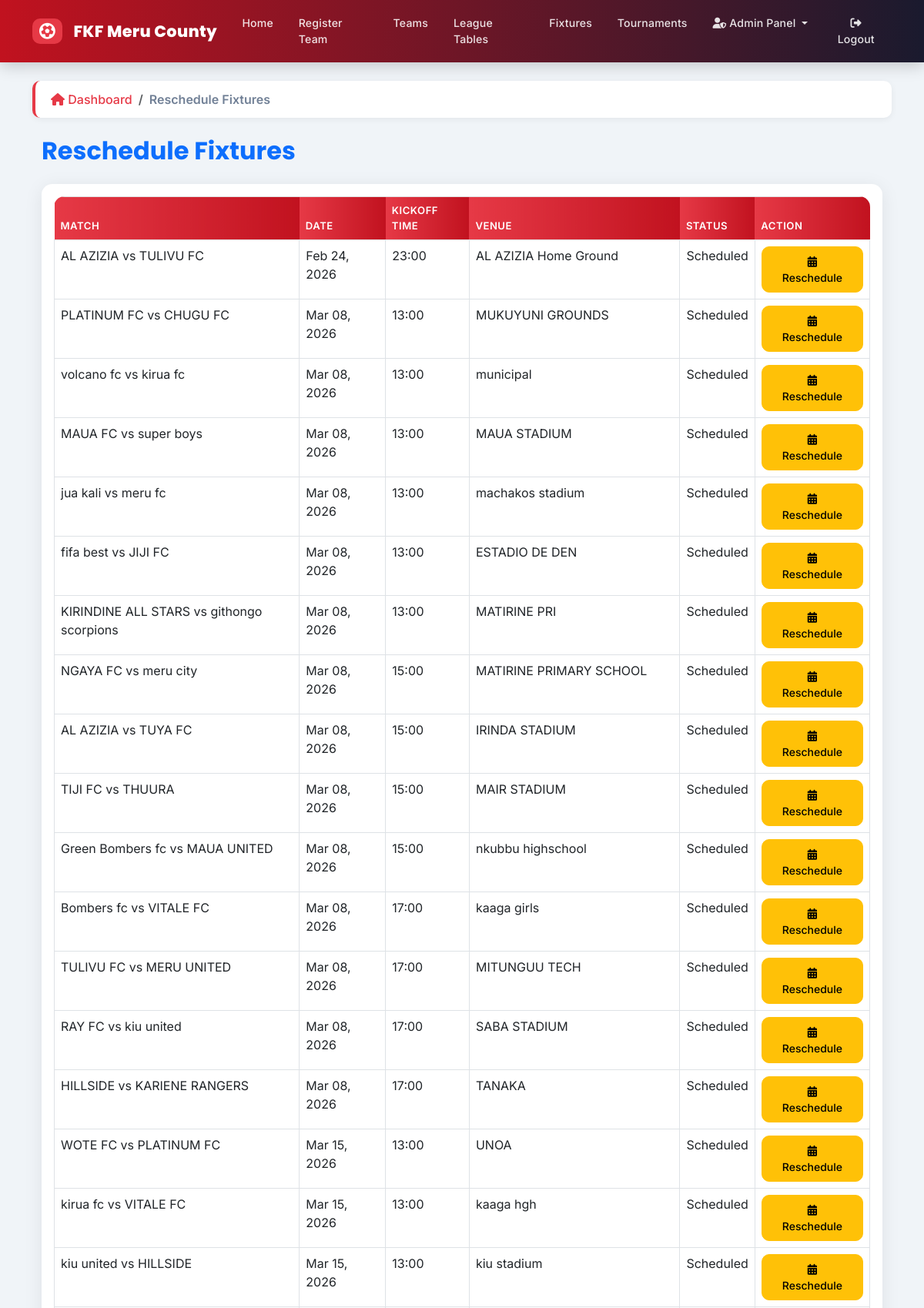
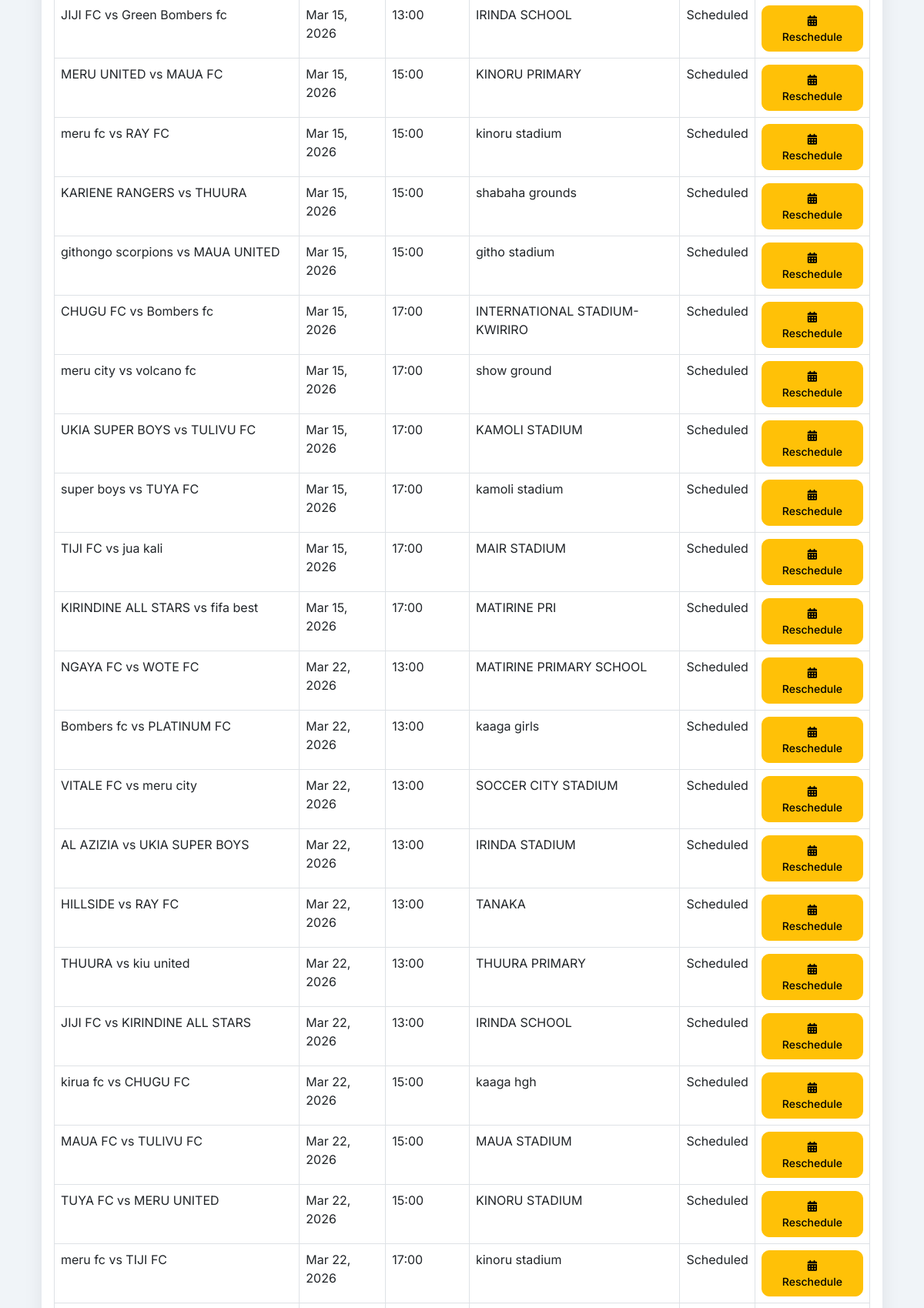
The app's page /admin-dashboard/reschedule-fixtures/ (signed in, upper part) with its own data (2 pictures, top to bottom).
### matches/models.py (models this page shows, shortened)
class Match(models.Model):
    STATUS_CHOICES = [
        ('scheduled', 'Scheduled'),
        ('live', 'Live'),
        ('ongoing', 'Ongoing'),
        ('completed', 'Completed'),
        ('postponed', 'Postponed'),
        ('cancelled', 'Cancelled'),
    ]
    home_team = models.ForeignKey(Team, on_delete=models.CASCADE, related_name='home_matches')
    away_team = models.ForeignKey(Team, on_delete=models.CASCADE, related_name='away_matches')
    zone = models.ForeignKey('teams.Zone', on_delete=models.CASCADE)
    round_number = models.IntegerField(default=1)
    match_date = models.DateTimeField()
    kickoff_time = models.CharField(
        max_length=5,
        blank=True,
        null=True,
        help_text="Format: HH:MM (e.g., 15:00 for 3 PM)"
    )
    venue = models.CharField(max_length=200)
    status = models.CharField(max_length=20, choices=STATUS_CHOICES, default='scheduled')
    start_time = models.DateTimeField(null=True, blank=True, help_text="Time when match went live.")
    home_score = models.IntegerField(default=0)
    away_score = models.IntegerField(default=0)
    referee = models.ForeignKey('referees.Referee', on_delete=models.SET_NULL, null=True, blank=True)
    assistant_referee_1 = models.ForeignKey('referees.Referee', on_delete=models.SET_NULL, null=True, blank=True, related_name='assistant_referee_1_matches')
    assistant_referee_2 = models.ForeignKey('referees.Referee', on_delete=models.SET_NULL, null=True, blank=True, related_name='assistant_referee_2_matches')
    created_at = models.DateTimeField(auto_now_add=True)
    updated_at = models.DateTimeField(auto_now=True)
    def __init__(self, *args, **kwargs):
        super().__init__(*args, **kwargs)
        if self.match_date and timezone.is_naive(self.match_date):
            self.match_date = timezone.make_aware(self.match_date)
    def __setattr__(self, name, value):
        if name == 'match_date' and value is not None:
            if hasattr(value, 'tzinfo') and timezone.is_naive(value):
                value = timezone.make_aware(value)
        super().__setattr__(name, value)

### teams/models.py (models this page shows, shortened)
class Team(models.Model):
    STATUS_CHOICES = [
        ('pending', 'Pending'),
        ('approved', 'Approved'),
        ('rejected', 'Rejected'),
        ('suspended', 'Suspended'),
    ]
    team_name = models.CharField(max_length=200, unique=True)
    team_code = models.CharField(max_length=20, unique=True, blank=True)
    logo = models.ImageField(upload_to='team_logos/', blank=True, null=True)
    location = models.CharField(max_length=200)
    home_ground = models.CharField(max_length=200)
    map_location = models.URLField(blank=True)
    latitude = models.DecimalField(max_digits=9, decimal_places=6, blank=True, null=True)
    longitude = models.DecimalField(max_digits=9, decimal_places=6, blank=True, null=True)
    contact_person = models.CharField(max_length=100)
    phone_number = models.CharField(
        max_length=13,
        unique=True,
        validators=[validate_kenya_phone],
        help_text="Must be +254 followed by 9 digits (e.g., +254712345678)"
    )
    email = models.EmailField(blank=True, unique=True)
    zone = models.ForeignKey(Zone, on_delete=models.SET_NULL, null=True, blank=True)
    status = models.CharField(max_length=20, choices=STATUS_CHOICES, default='pending')
    manager = models.ForeignKey(
        settings.AUTH_USER_MODEL,
        on_delete=models.SET_NULL,
        null=True,
        blank=True,
        related_name='managed_teams'
    )
    payment_status = models.BooleanField(default=False)
    payment_date = models.DateField(blank=True, null=True)
    home_jersey_color = models.CharField(max_length=50, blank=True, default='#dc3545')
    home_shorts_color = models.CharField(max_length=50, blank=True, default='#ffffff')
    home_socks_color = models.CharField(max_length=50, blank=True, default='#dc3545')
    away_jersey_color = models.CharField(max_length=50, blank=True, default='#ffffff')
    away_shorts_color = models.CharField(max_length=50, blank=True, default='#dc3545')
    away_socks_color = models.CharField(max_length=50, blank=True, default='#ffffff')
    third_jersey_color = models.CharField(max_length=50, blank=True)
    third_shorts_color = models.CharField(max_length=50, blank=True)
    third_socks_color = models.CharField(max_length=50, blank=True)
    gk_home_jersey_color = models.CharField(max_length=50, blank=True, default='#28a745')
    gk_home_shorts_color = models.CharField(max_length=50, blank=True, default='#28a745')
    gk_home_socks_color = models.CharField(max_length=50, blank=True, default='#28a745')
    gk_away_jersey_color = models.CharField(max_length=50, blank=True, default='#ffc107')
    gk_away_shorts_color = models.CharField(max_length=50, blank=True, default='#ffc107')
    gk_away_socks_color = models.CharField(max_length=50, blank=True, default='#ffc107')
    gk_third_jersey_color = models.CharField(max_length=50, blank=True)
    gk_third_shorts_color = models.CharField(max_length=50, blank=True)
    gk_third_socks_color = models.CharField(max_length=50, blank=True)
    kit_colors_set = models.BooleanField(default=False)
    kit_setup_prompt_shown = models.BooleanField(default=False)
    home_kit_image = models.ImageField(upload_to='kit_images/', blank=True, null=True,
                                      help_text="Upload home kit design/image")
    away_kit_image = models.ImageField(upload_to='kit_images/', blank=True, null=True,
                                      help_text="Upload away kit design/image")
    third_kit_image = models.ImageField(upload_to='kit_images/', blank=True, null=True,
                                       help_text="Upload third kit design/image")
    gk_home_kit_image = models.ImageField(upload_to='kit_images/', blank=True, null=True,
                                         help_text="Upload GK home kit design/image")
    gk_away_kit_image = models.ImageField(upload_to='kit_images/', blank=True, null=True,
                                         help_text="Upload GK away kit design/image")
    gk_third_kit_image = models.ImageField(upload_to='kit_images/', blank=True, null=True,
                                          help_text="Upload GK third kit design/image")
    registration_date = models.DateTimeField(auto_now_add=True)
    def __str__(self):
        return self.team_name
    class Meta:
        ordering = ['team_name']

### admin_dashboard/reschedule_admin_views.py (the view)
# urls.py: path('reschedule-fixtures/', reschedule_admin_views.reschedule_fixtures_admin, name='reschedule_fixtures_admin'),
@staff_member_required
def reschedule_fixtures_admin(request):
    matches = Match.objects.filter(status__in=['scheduled', 'postponed']).order_by('match_date')
    return render(request, 'admin_dashboard/reschedule_fixtures.html', {'matches': matches})

### templates/admin_dashboard/reschedule_fixtures.html (shortened to what this page needs)
{% extends 'base.html' %}
{% block content %}
<nav aria-label="breadcrumb" class="mb-3">
    <ol class="breadcrumb">
        <li class="breadcrumb-item"><a href="{% url 'dashboard' %}"><i class="fas fa-home"></i> Dashboard</a></li>
        <li class="breadcrumb-item active" aria-current="page">Reschedule Fixtures</li>
    </ol>
</nav>
<div class="container mt-4">
    <h2 class="mb-4 text-primary">Reschedule Fixtures</h2>
    <div class="card">
        <div class="card-body">
            {% if matches %}
            <table class="table table-bordered table-hover">
                <thead class="table-light">
                    <tr>
                        <th>Match</th>
                        <th>Date</th>
                        <th>Kickoff Time</th>
                        <th>Venue</th>
                        <th>Status</th>
                        <th>Action</th>
                    </tr>
                </thead>
                <tbody>
                    {% for match in matches %}
                    <tr>
                        <td>{{ match.home_team }} vs {{ match.away_team }}</td>
                        <td>{{ match.match_date|date:'M d, Y' }}</td>
                        <td>{{ match.kickoff_time }}</td>
                        <td>{{ match.venue }}</td>
                        <td>{{ match.get_status_display }}</td>
                        <td>
                            <a href="{% url 'matches:reschedule_match' match.id %}" class="btn btn-sm btn-warning">
                                <i class="fas fa-calendar-alt"></i> Reschedule
                            </a>
                        </td>
                    </tr>
                    {% endfor %}
                </tbody>
            </table>
            {% else %}
            <p class="text-muted">No fixtures available for rescheduling.</p>
            {% endif %}
        </div>
    </div>
</div>
{% endblock %}

### static/css/app.css (style rules this page uses)
:root { --fkf-primary: #dc3545; --fkf-accent: #198754; }
body { -webkit-font-smoothing: antialiased; -moz-osx-font-smoothing: grayscale; }

### templates/base.html (style rules this page uses)
:root { --primary-red: #e63946; --primary-green: #2dc653; --primary-dark-green: #198754; --primary-white: #FFFFFF; --primary-black: #1a1a2e; --hover-green: #25a244; --accent-gold: #f4a261; --bg-light: #f0f4f8; --card-shadow: 0 4px 24px rgba(0,0,0,0.08); --card-shadow-hover: 0 8px 32px rgba(0,0,0,0.15); --radius: 14px; --transition: all 0.3s cubic-bezier(0.4,0,0.2,1); }
* { box-sizing: border-box; }
body { font-family: 'Inter', 'Segoe UI', sans-serif; background-color: var(--bg-light); display: flex; flex-direction: column; min-height: 100vh; margin: 0; padding: 0; color: #2d3748; }
h1,h2,h3,h4,h5,h6 { font-family: 'Poppins', sans-serif; font-weight: 700; }
.breadcrumb { background: white; padding: 12px 20px; border-radius: 10px; box-shadow: 0 2px 8px rgba(0,0,0,0.06); border-left: 4px solid var(--primary-red); }
.breadcrumb-item a { color: var(--primary-red); text-decoration: none; font-weight: 500; transition: var(--transition); }
.breadcrumb-item.active { color: #718096; font-weight: 600; }
.card { border: none; border-radius: var(--radius); box-shadow: var(--card-shadow); transition: var(--transition); overflow: hidden; }
.btn { border-radius: 10px; font-weight: 500; transition: var(--transition); padding: 0.5rem 1.2rem; }
.table { border-radius: var(--radius); overflow: hidden; }
.table thead th { background: linear-gradient(90deg,var(--primary-red),#c1121f); color: white; font-weight: 600; border: none; font-size: 0.82rem; text-transform: uppercase; letter-spacing: 0.5px; }

### records on screen
Match: home_team "AL AZIZIA", away_team "TULIVU FC", match_date "Feb 24, 2026", kickoff_time "23:00", venue "AL AZIZIA Home Ground", status "Scheduled"
Match: home_team "PLATINUM FC", away_team "CHUGU FC", match_date "Mar 08, 2026", kickoff_time "13:00", venue "MUKUYUNI GROUNDS", status "Scheduled"
Match: home_team "volcano fc", away_team "kirua fc", match_date "Mar 08, 2026", kickoff_time "13:00", venue "municipal", status "Scheduled"
Match: home_team "MAUA FC", away_team "super boys", match_date "Mar 08, 2026", kickoff_time "13:00", venue "MAUA STADIUM", status "Scheduled"
Match: home_team "jua kali", away_team "meru fc", match_date "Mar 08, 2026", kickoff_time "13:00", venue "machakos stadium", status "Scheduled"
Match: home_team "fifa best", away_team "JIJI FC", match_date "Mar 08, 2026", kickoff_time "13:00", venue "ESTADIO DE DEN", status "Scheduled"
Match: home_team "KIRINDINE ALL STARS", away_team "githongo scorpions", match_date "Mar 08, 2026", kickoff_time "13:00", venue "MATIRINE PRI", status "Scheduled"
Match: home_team "NGAYA FC", away_team "meru city", match_date "Mar 08, 2026", kickoff_time "15:00", venue "MATIRINE PRIMARY SCHOOL", status "Scheduled"
Match: home_team "AL AZIZIA", away_team "TUYA FC", match_date "Mar 08, 2026", kickoff_time "15:00", venue "IRINDA STADIUM", status "Scheduled"
Match: home_team "TIJI FC", away_team "THUURA", match_date "Mar 08, 2026", kickoff_time "15:00", venue "MAIR STADIUM", status "Scheduled"
Match: home_team "Green Bombers fc", away_team "MAUA UNITED", match_date "Mar 08, 2026", kickoff_time "15:00", venue "nkubbu highschool", status "Scheduled"
Match: home_team "Bombers fc", away_team "VITALE FC", match_date "Mar 08, 2026", kickoff_time "17:00", venue "kaaga girls", status "Scheduled"
Match: home_team "TULIVU FC", away_team "MERU UNITED", match_date "Mar 08, 2026", kickoff_time "17:00", venue "MITUNGUU TECH", status "Scheduled"
Match: home_team "RAY FC", away_team "kiu united", match_date "Mar 08, 2026", kickoff_time "17:00", venue "SABA STADIUM", status "Scheduled"
Match: home_team "HILLSIDE", away_team "KARIENE RANGERS", match_date "Mar 08, 2026", kickoff_time "17:00", venue "TANAKA", status "Scheduled"
Match: home_team "WOTE FC", away_team "PLATINUM FC", match_date "Mar 15, 2026", kickoff_time "13:00", venue "UNOA", status "Scheduled"
Match: home_team "kirua fc", away_team "VITALE FC", match_date "Mar 15, 2026", kickoff_time "13:00", venue "kaaga hgh", status "Scheduled"
Match: home_team "kiu united", away_team "HILLSIDE", match_date "Mar 15, 2026", kickoff_time "13:00", venue "kiu stadium", status "Scheduled"
Match: home_team "JIJI FC", away_team "Green Bombers fc", match_date "Mar 15, 2026", kickoff_time "13:00", venue "IRINDA SCHOOL", status "Scheduled"
Match: home_team "MERU UNITED", away_team "MAUA FC", match_date "Mar 15, 2026", kickoff_time "15:00", venue "KINORU PRIMARY", status "Scheduled"
Match: home_team "meru fc", away_team "RAY FC", match_date "Mar 15, 2026", kickoff_time "15:00", venue "kinoru stadium", status "Scheduled"
Match: home_team "KARIENE RANGERS", away_team "THUURA", match_date "Mar 15, 2026", kickoff_time "15:00", venue "shabaha grounds", status "Scheduled"
Match: home_team "githongo scorpions", away_team "MAUA UNITED", match_date "Mar 15, 2026", kickoff_time "15:00", venue "githo stadium", status "Scheduled"
Match: home_team "CHUGU FC", away_team "Bombers fc", match_date "Mar 15, 2026", kickoff_time "17:00", venue "INTERNATIONAL STADIUM-KWIRIRO", status "Scheduled"
Match: home_team "meru city", away_team "volcano fc", match_date "Mar 15, 2026", kickoff_time "17:00", venue "show ground", status "Scheduled"
Match: home_team "UKIA SUPER BOYS", away_team "TULIVU FC", match_date "Mar 15, 2026", kickoff_time "17:00", venue "KAMOLI STADIUM", status "Scheduled"
Match: home_team "super boys", away_team "TUYA FC", match_date "Mar 15, 2026", kickoff_time "17:00", venue "kamoli stadium", status "Scheduled"
Match: home_team "TIJI FC", away_team "jua kali", match_date "Mar 15, 2026", kickoff_time "17:00", venue "MAIR STADIUM", status "Scheduled"
Match: home_team "KIRINDINE ALL STARS", away_team "fifa best", match_date "Mar 15, 2026", kickoff_time "17:00", venue "MATIRINE PRI", status "Scheduled"
Match: home_team "NGAYA FC", away_team "WOTE FC", match_date "Mar 22, 2026", kickoff_time "13:00", venue "MATIRINE PRIMARY SCHOOL", status "Scheduled"
Match: home_team "Bombers fc", away_team "PLATINUM FC", match_date "Mar 22, 2026", kickoff_time "13:00", venue "kaaga girls", status "Scheduled"
Match: home_team "VITALE FC", away_team "meru city", match_date "Mar 22, 2026", kickoff_time "13:00", venue "SOCCER CITY STADIUM", status "Scheduled"
Match: home_team "AL AZIZIA", away_team "UKIA SUPER BOYS", match_date "Mar 22, 2026", kickoff_time "13:00", venue "IRINDA STADIUM", status "Scheduled"
Match: home_team "HILLSIDE", away_team "RAY FC", match_date "Mar 22, 2026", kickoff_time "13:00", venue "TANAKA", status "Scheduled"
Match: home_team "THUURA", away_team "kiu united", match_date "Mar 22, 2026", kickoff_time "13:00", venue "THUURA PRIMARY", status "Scheduled"
Match: home_team "JIJI FC", away_team "KIRINDINE ALL STARS", match_date "Mar 22, 2026", kickoff_time "13:00", venue "IRINDA SCHOOL", status "Scheduled"
Match: home_team "kirua fc", away_team "CHUGU FC", match_date "Mar 22, 2026", kickoff_time "15:00", venue "kaaga hgh", status "Scheduled"
Match: home_team "MAUA FC", away_team "TULIVU FC", match_date "Mar 22, 2026", kickoff_time "15:00", venue "MAUA STADIUM", status "Scheduled"
Match: home_team "TUYA FC", away_team "MERU UNITED", match_date "Mar 22, 2026", kickoff_time "15:00", venue "KINORU STADIUM", status "Scheduled"
Match: home_team "meru fc", away_team "TIJI FC", match_date "Mar 22, 2026", kickoff_time "17:00", venue "kinoru stadium", status "Scheduled"
